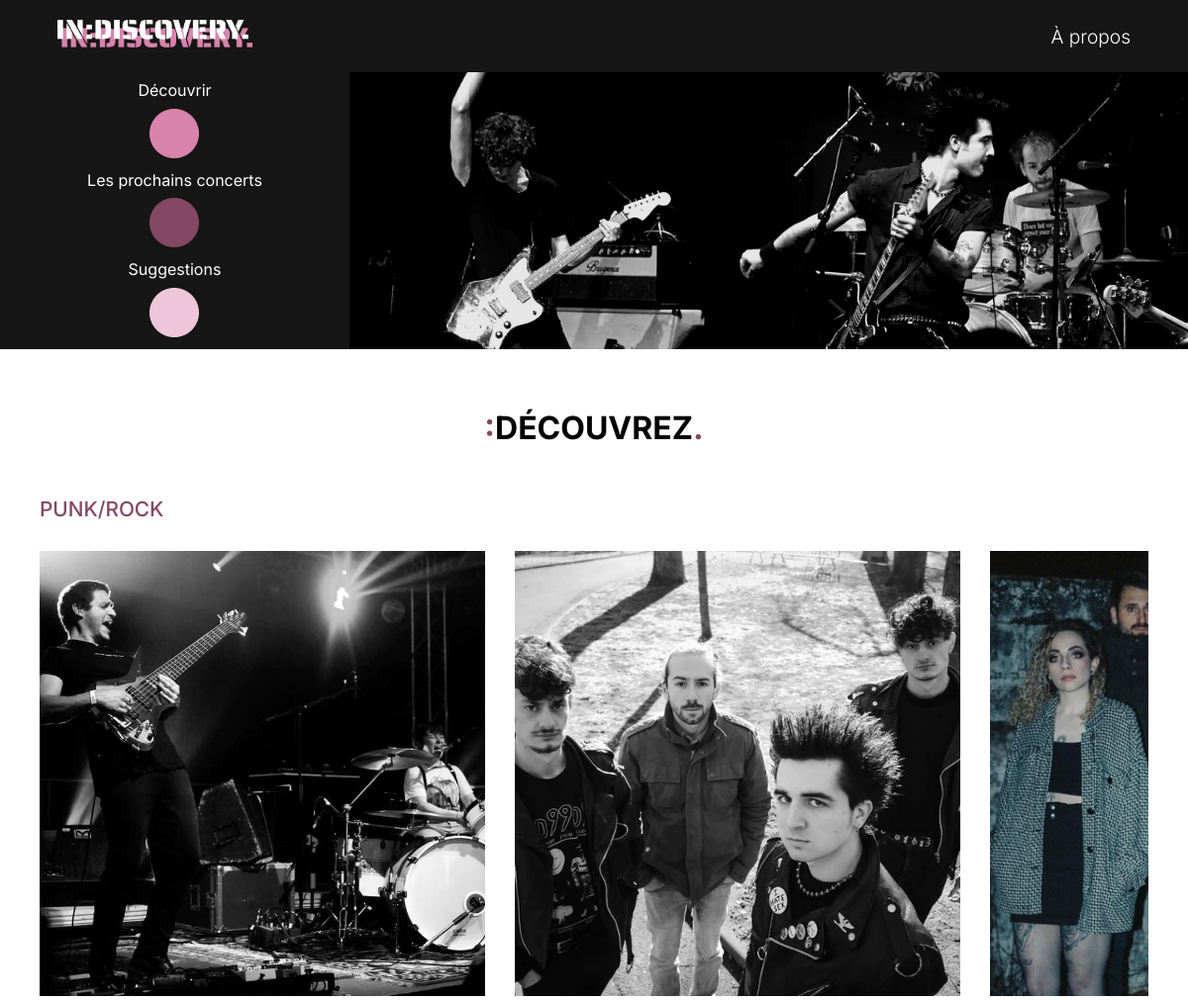
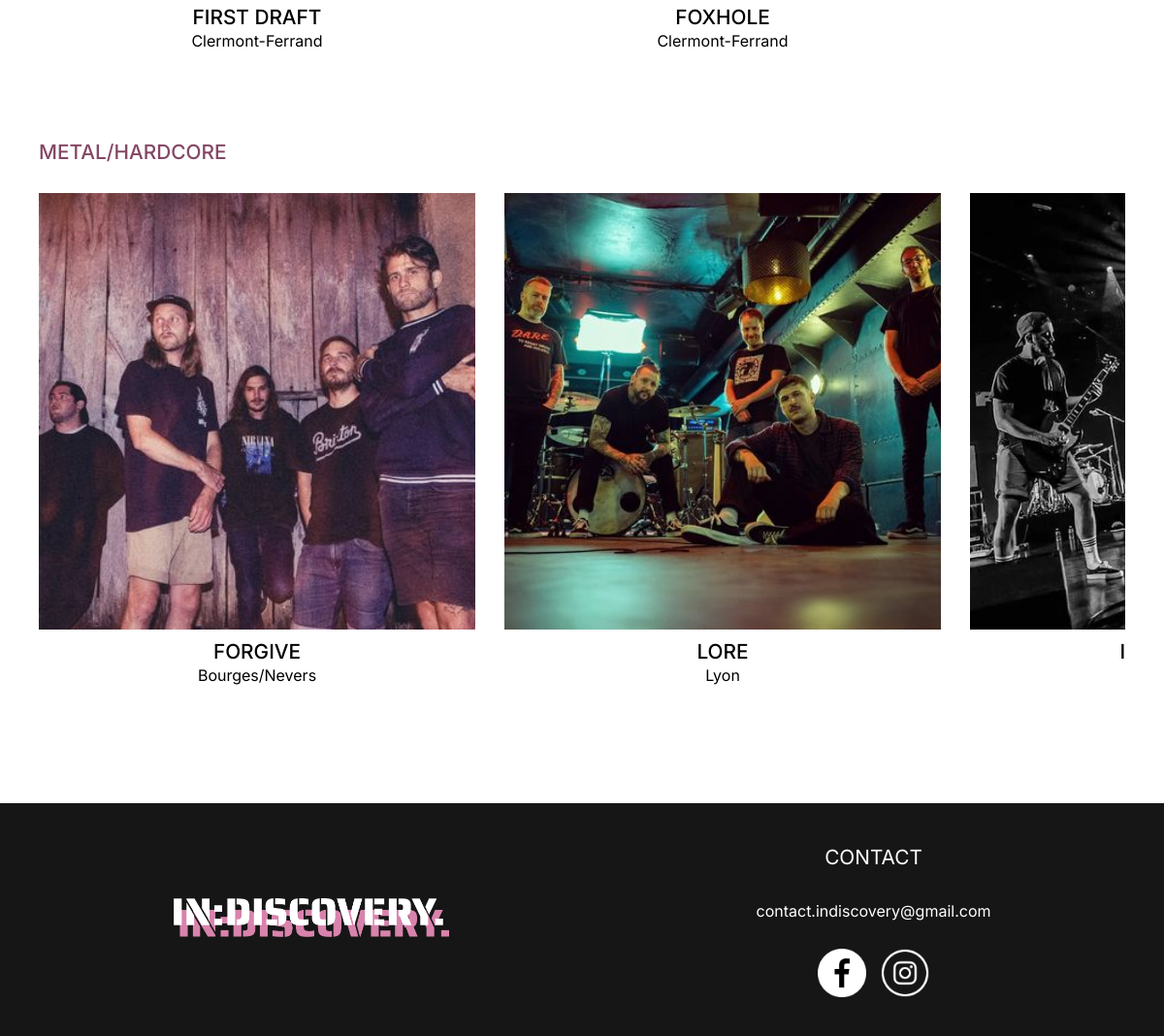
/php/decouvrez.php, run on the app's committed database (2 pictures, top to bottom).
### tables this page shows
CREATE TABLE `artistes` (
  `id_artiste` int NOT NULL,
  `nom` varchar(255) NOT NULL,
  `id_genre` int NOT NULL,
  `location` varchar(255) NOT NULL,
  `description` text NOT NULL,
  `photo` varchar(255) NOT NULL,
  `photo2` varchar(255) NOT NULL,
  `reseaux_sociaux` text NOT NULL,
  `audio_url` varchar(255) NOT NULL,
  `decouverte` tinyint(1) NOT NULL,
  `cdc` tinyint(1) NOT NULL
);

### php/decouvrez.php (the view, shortened to what this page needs)
<?php
require_once 'connect.php';
$sql = "
SELECT
    a.id_artiste,
    a.nom,
    a.location,
    a.description,
    a.photo,
    a.reseaux_sociaux,
    g.categorie,
    g.genre
FROM
    artistes a
JOIN
    genres g ON a.id_genre = g.id_genre
WHERE
    g.categorie IN ('punk/rock', 'metal/hardcore')
ORDER BY
    g.categorie;
";
try {
    $stmt = $db->prepare($sql);
    $stmt->execute();
    $punkRockArtists = [];
    $metalHardcoreArtists = [];
    while ($row = $stmt->fetch(PDO::FETCH_ASSOC)) {
        if ($row['categorie'] === 'punk/rock') {
            $punkRockArtists[] = $row;
        } elseif ($row['categorie'] === 'metal/hardcore') {
            $metalHardcoreArtists[] = $row;
        }
    }
} catch (PDOException $e) {
    echo "Erreur lors de l'exécution de la requête : " . $e->getMessage();
    exit;
}
?>
<!DOCTYPE html>
<html lang="fr">
<head>
    <link rel="stylesheet" href="index.css">
    <link rel="stylesheet" href="decouvrez.css">
</head>
<body>
<header>
        <div class="navbar">
            <nav class="nav-links">
                <div class="logo"><a href="index.php"><img src="Images/logodiscovery.png" alt="Logo IN:DISCOVERY."></a></div>
                <a href="a-propos.php" id="nav-item">À propos</a>
            </nav>
        </div>
        <div class="side-menu">
            <div class="container-menu">
            <div class="menu-dots">
                <span class="dot-menu-item item1">Découvrir</span>
                    <a href="decouvrez.php" class="dot dot1"><img src="images/icones/dot1.png" alt="Dot 1"></a>
                <span class="dot-menu-item item2">Les prochains concerts</span>
                    <a href="concerts.php" class="dot dot2"><img src="images/icones/dot2.png" alt="Dot 2"></a>
                <span class="dot-menu-item item3">Suggestions</span>
                    <a href="formulaire.php" class="dot dot3"><img src="images/icones/dot3.png" alt="Dot 3"></a>
            </div>
            </div>
            <div class="img-deco">
                <img src="images/artistes/foxholecarousel.jpeg" class="carousel-slide">
            </div>
        </div>
    </header>
<main id="main-decouvrez">
<h2><span>:</span>DÉCOUVREZ<span>.</span></h2>
<section class="category-container1">
    <article><h3 id="category-title">PUNK/ROCK</h3>
    <figure class="artistes-list">
        <?php if (!empty($punkRockArtists)): ?>
            <?php foreach ($punkRockArtists as $artist): ?>
                <div class="artiste">
                    <div class="artiste-img">
                    <a href="artistes.php?id=<?php echo htmlspecialchars($artist['id_artiste']); ?>">
                        <img src="../images/artistes/<?php echo htmlspecialchars($artist["photo"]); ?>" alt="<?php echo htmlspecialchars($artist["nom"]); ?>">
                    </a>
                    </div>
                    <div class="caption1">
                        <h3 id="artistes"><?php echo htmlspecialchars($artist["nom"]); ?></h3>
                        <p><?php echo htmlspecialchars($artist["location"]); ?></p>
                    </div>
                </div>
            <?php endforeach; ?>
        <?php else: ?>
            <p>Aucun artiste trouvé dans cette catégorie.</p>
        <?php endif; ?>
    </figure>
    </article>
</section>
<section class="category-container2">
    <article><h3 id="category-title">METAL/HARDCORE</h3>
    <figure class="artistes-list">
        <?php if (!empty($metalHardcoreArtists)): ?>
            <?php foreach ($metalHardcoreArtists as $artist): ?>
                <div class="artiste">
                    <div class="artiste-img">
                    <a href="artistes.php?id=<?php echo htmlspecialchars($artist['id_artiste']); ?>">
                    <img src="../images/artistes/<?php echo htmlspecialchars($artist["photo"]); ?>" alt="<?php echo htmlspecialchars($artist["nom"]); ?>">
                    </a>
                    </div>
                    <div class="caption2">
                    <h3 id="artistes"><?php echo htmlspecialchars($artist["nom"]); ?></h3>
                    <p><?php echo htmlspecialchars($artist["location"]); ?></p>
                    </div>
                </div>
            <?php endforeach; ?>
        <?php else: ?>
            <p>Aucun artiste trouvé dans cette catégorie.</p>
        <?php endif; ?>
    </figure>
    </article>
</section>
</main>
<footer>
    <div class="section-logo">
        <img src="images/logodiscovery.png" alt="Logo IN:DISCOVERY.">
    </div>
        <div class="section-contact">
            <p id="titre-contact">CONTACT</p>
            <p id="mail">contact.indiscovery@gmail.com</p>
            <div class="logos">
                <img src="images/icones/facebook.png" id="logo-fb">
                <img src="images/icones/Instagram_logo.png">
            </div>
        </div>
</footer>
</body>
</html>

### php/index.css (style rules this page uses)
* { margin: 0; padding: 0; box-sizing: border-box; }
a { text-decoration: none; color: inherit; }
html, body { font-family: "Inter", sans-serif; height: 100%; width: 100%; margin: 0; padding: 0; display:flex; flex-direction: column; }
main { flex-grow: 1; }
.nav-links { display: flex; width: 100%; padding: 20px; background-color: rgb(22, 22, 22); justify-content: space-around; }
.navbar { display: flex; align-items: center; color: white; font-weight: 300; font-size: 1.2rem; }
#nav-item { display: none; }
.logo { width: 80%; }
.logo img { max-width: 200px; max-height: 28px; }
.container-menu { display: none; }
.img-deco { position: relative; overflow:hidden; max-height:280px; width:100%; object-fit: cover; }
.carousel-slide { position: absolute; width: 100%; height: 100%; opacity: 0; transition: opacity 1s ease-in-out; background-size: 10px 10px; background-blend-mode: multiply; mix-blend-mode: multiply; filter: contrast(1.2) brightness(0.9); }
.carousel-slide.active { opacity: 1; }
footer { width: 100%; background-color: rgb(22, 22, 22); color: white; padding: 20px; text-align: center; min-height: 40%; display: flex; flex-direction: column; justify-content: space-around; }
.section-logo img { width: 284px; }
.logos img { width: 50px; }
.section-contact { height: 50%; display: flex; flex-direction: column; justify-content: space-between; }
#titre-contact { font-size: 1.3rem; }
.logos { display: flex; justify-content: center; gap: 15px; }
#mail { cursor: pointer; }
.logos img { transition: transform 0.3s ease; }
@media (min-width: 768px) { #nav-item { display: flex; align-items: center; } }
@media (min-width: 768px) { .container-menu { display: flex; width: 400px; flex-direction: column; margin-left: 0px; background-color: rgb(22, 22, 22); align-items: center; justify-content: space-evenly; height:110px; min-height: 280px; } }
@media (min-width: 768px) { .img-deco { width: 80%; height: 280px; overflow: hidden; margin: 0; padding: 0; border: none; } }
@media (min-width: 768px) { .img-deco img { height: 100%; width: 100%; object-fit: cover; } }
@media (min-width: 768px) { .nav-links { display: flex; width: 100%; padding: 20px; background-color: rgb(22, 22, 22); justify-content: space-around; } }
@media (min-width: 768px) { .side-menu { width: 100%; display: flex; justify-content:center; } }
@media (min-width: 768px) { .menu-dots { display: flex; flex-direction: column; justify-content: space-evenly; width: 80%; height: 300px; align-items:center; } }
@media (min-width: 768px) { .menu-dots .dot-menu-item { color: white; } }
@media (min-width: 768px) { .dot-menu-item { transition: color 0.3s ease; } }
@media (min-width: 768px) { h2 { font-size: 2rem; } }
@media (min-width: 768px) { p { margin: 0; line-height: 1.5; } }
@media (min-width: 768px) { footer { flex-direction:unset; align-items: center; min-height: 30%; } }
@media (min-width: 768px) { .section-contact { height: 80%; } }

### php/decouvrez.css (style rules this page uses)
span { color: #844865; }
#main-decouvrez { margin-top: 60px; padding: 0px 40px 80px 40px; }
h2 { text-align: center; }
h3 { color:#844865; font-size: 1.3rem; font-weight: 500; margin-bottom: 30px; }
.artiste { position: relative; display: flex; flex-direction: column; align-items: center; text-align: center; gap: 10px; margin-bottom: 40px; }
.artiste #artistes { color: unset; margin: 0; }
.artiste-img { overflow: hidden; }
.artiste img { width: 100%; height: auto; max-width: 250px; max-height: 250px; min-width:250px; min-height: 250px; object-fit: cover; }
.artiste a { display:flex; flex-direction: column; align-items: center; position: relative; transition: transform 0.5s ease, filter 0.5s ease; }
.category-container1 { margin-top: 50px; }
.artistes-list { display: inline-flex; gap: 20px; overflow-x: auto; scroll-behavior: smooth; white-space: nowrap; padding: 0; margin: 0; }
.category-container2 { margin-top: 50px; }
.artistes-list { display: flex; gap: 20px; overflow-x: scroll; scroll-behavior: smooth; white-space: nowrap; }
html { scrollbar-width: thin; }
body { scrollbar-color: #844865 transparent; }
@media (min-width: 768px) { .artiste img { width: 100%; height: 320px; max-width: 320px; max-height: 320px; min-width:320px; object-fit: cover; } }
@media (min-width: 768px) { .artistes-list { gap: 25px; } }
@media (min-width: 1024px) { .artiste img { width: 100%; height: 450px; max-width: 450px; max-height: 450px; min-width:450px; object-fit: cover; } }
@media (min-width: 1024px) { .artistes-list { gap: 30px; } }

### data on the page
artistes: photo (picture), nom "FIRST DRAFT", location "Clermont-Ferrand"
artistes: photo (picture), nom "FOXHOLE", location "Clermont-Ferrand"
artistes: photo (picture)
artistes: photo (picture), nom "FORGIVE", location "Bourges/Nevers"
artistes: photo (picture), nom "LORE", location "Lyon"
artistes: photo (picture)
